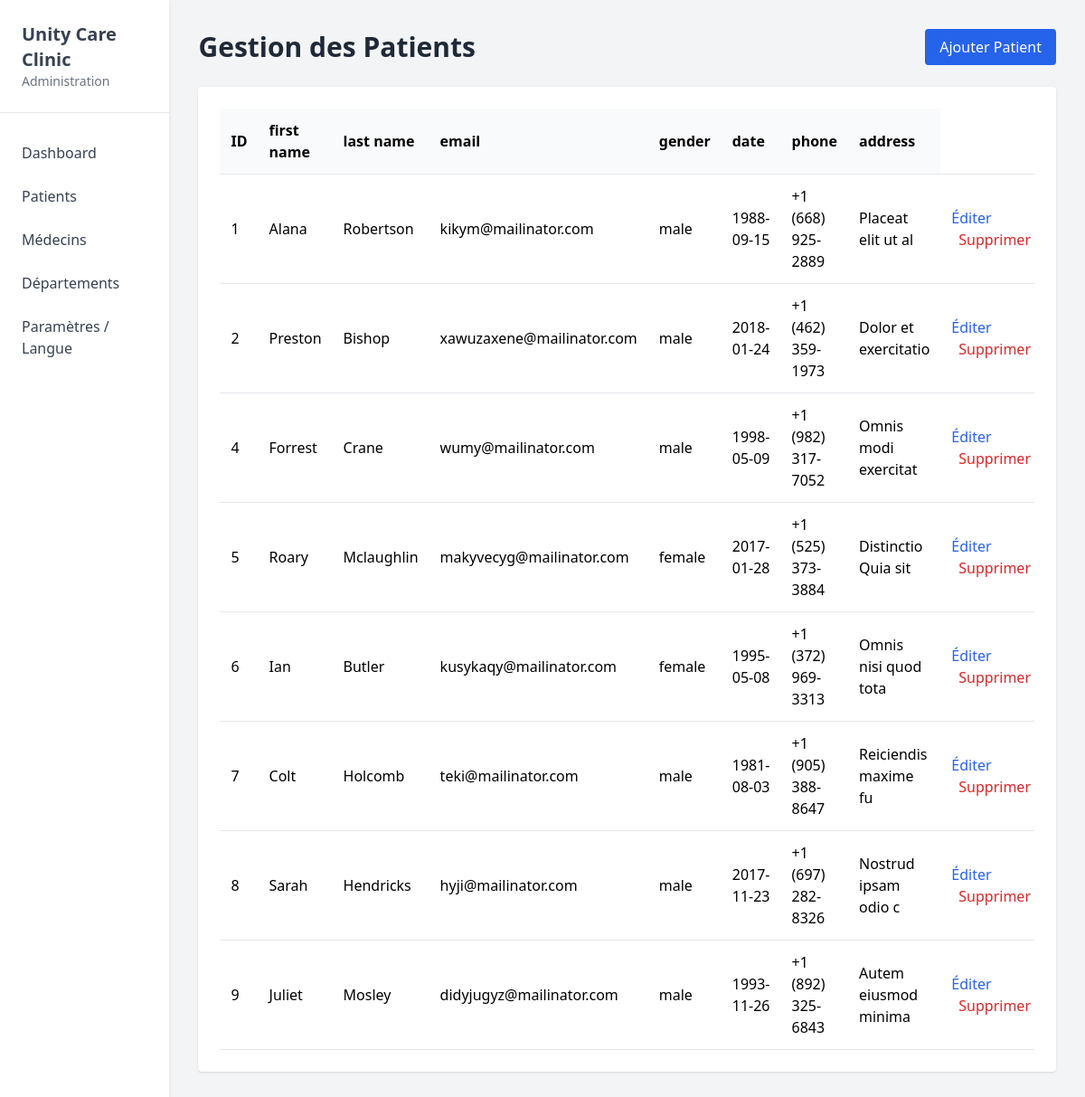
The page /src/pages/patients.php on the database as committed earlier.
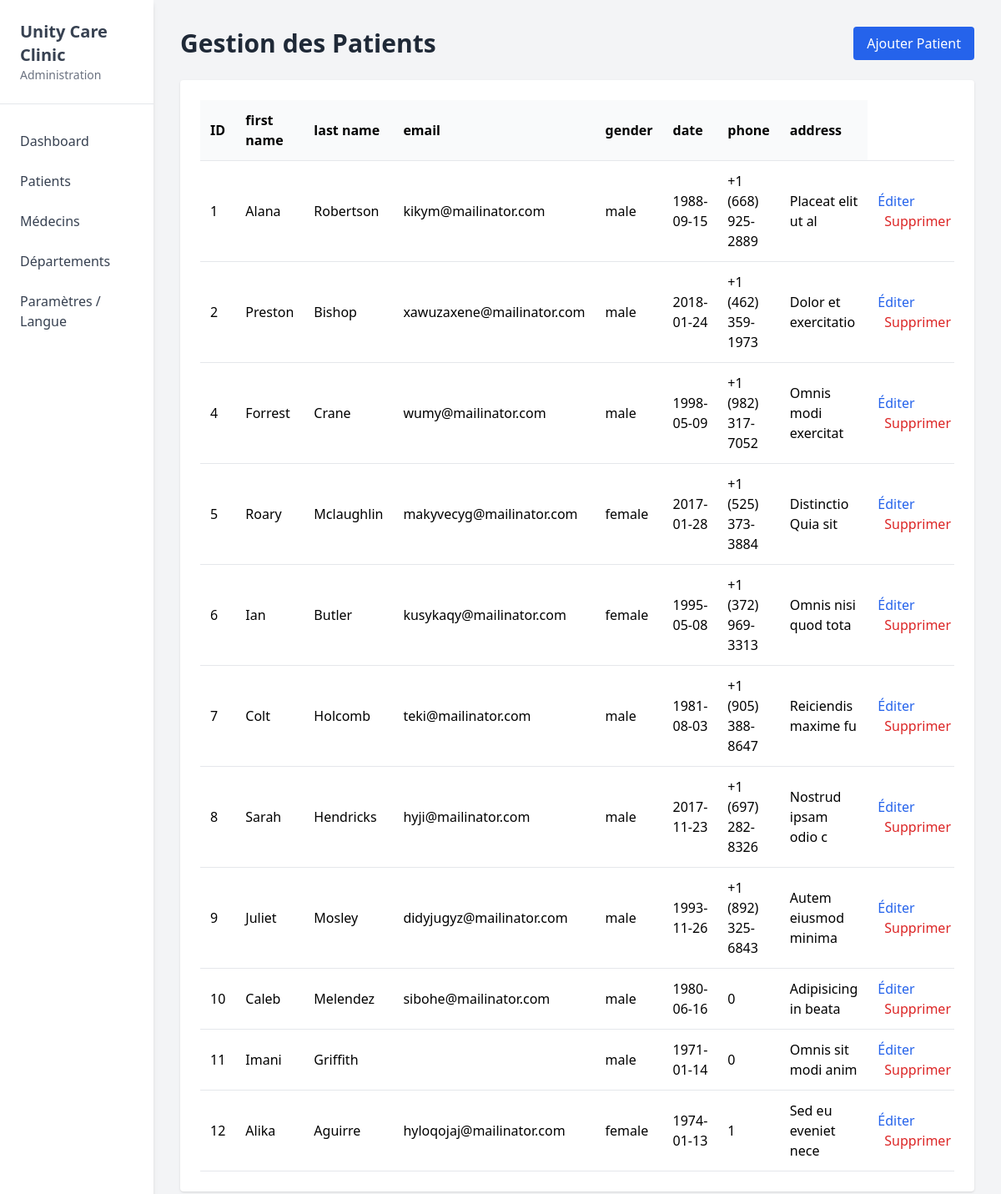
The same page on the database as committed later.
### tables this page shows
CREATE TABLE `patients` (
  `id_patient` int NOT NULL,
  `first_name` varchar(50) NOT NULL,
  `last_name` varchar(50) NOT NULL,
  `gender` enum('male','female') NOT NULL,
  `email` varchar(100) NOT NULL,
  `date_of_birth` date NOT NULL,
  `phone_number` varchar(20) NOT NULL,
  `address` varchar(100) NOT NULL
);

### src/config.php (called while the page is built, shortened)
<?php
$host = "localhost";
$user = "root";
$pass = "";
$dbname = "hospital";
$conn = new mysqli($host, $user, $pass, $dbname);
$SqlNumPatients = "SELECT * FROM patients;";
$PatientsResult = $conn->query($SqlNumPatients);

### src/pages/patients.php (the view, shortened to what this page needs)
<?php
require_once "../config.php";
require_once "../main.php";
?>
<!DOCTYPE html>
<html lang="fr">
<head>
    <script src="https://cdn.tailwindcss.com"></script>
</head>
<body class="bg-gray-100 relative">
    <div class="flex min-h-screen relative">
        <?php include 'sidebar.php'; ?>
        <main class="flex-grow p-8">
            <header class="flex justify-between items-center mb-6">
                <h2 class="text-3xl font-bold text-gray-800">Gestion des Patients</h2>
                <button type="submit" id="ajoutePatient" class="px-4 py-2 bg-blue-600 text-white rounded">
                    Ajouter Patient
                </button>
            </header>
            <section class="bg-white rounded shadow p-6 overflow-auto">
                <table class="w-full text-left border-collapse">
                    <thead>
                        <tr class="border-b bg-gray-50">
                            <th class="p-3">ID</th>
                            <th class="p-3">first name</th>
                            <th class="p-3">last name</th>
                            <th class="p-3">email</th>
                            <th class="p-3">gender</th>
                            <th class="p-3">date</th>
                            <th class="p-3">phone</th>
                            <th class="p-3">address</th>
                        </tr>
                    </thead>
                    <tbody>
                        <?php
                        while ($row = $PatientsResult->fetch_assoc()) {
                            echo '<tr class="border-b">';
                            echo '<td class="p-3">' . $row["id_patient"] . '</td>';
                            echo '<td class="p-3">' . $row["first_name"] . '</td>';
                            echo '<td class="p-3">' . $row["last_name"] . '</td>';
                            echo '<td class="p-3">' . $row["email"] . '</td>';
                            echo '<td class="p-3">' . $row["gender"] . '</td>';
                            echo '<td class="p-3">' . $row["date_of_birth"] . '</td>';
                            echo '<td class="p-3">' . $row["phone_number"] . '</td>';
                            echo '<td class="p-3">' . $row["address"] . '</td>';
                            echo '<td class="p-3 space-x-2">
                            <a id-patientED = ' . $row["id_patient"] . ' class="EditBtn text-blue-600" href="../editpatient.php?id='.$row["id_patient"].'">Éditer</a>
                            <a href="patients.php?action=delete&id='. $row["id_patient"] .'"
   class="text-red-600"
   onclick="return confirm("Are you sure?")">
   Supprimer
</a>
                        </td>';
                            echo '</tr>';
                        }
                        ?>
                    </tbody>
                </table>
            </section>
        </main>
    </div>
</body>
</html>

Rows that differ between the two databases and show on the page:
added patients: id_patient "10", first_name "Caleb", last_name "Melendez", email "sibohe@mailinator.com", gender "male", date_of_birth "1980-06-16", phone_number "0", address "Adipisicing in beata"
added patients: id_patient "11", first_name "Imani", last_name "Griffith", gender "male", date_of_birth "1971-01-14", phone_number "0", address "Omnis sit modi anim"
added patients: id_patient "12", first_name "Alika", last_name "Aguirre", email "hyloqojaj@mailinator.com", gender "female", date_of_birth "1974-01-13", phone_number "1", address "Sed eu eveniet nece"
